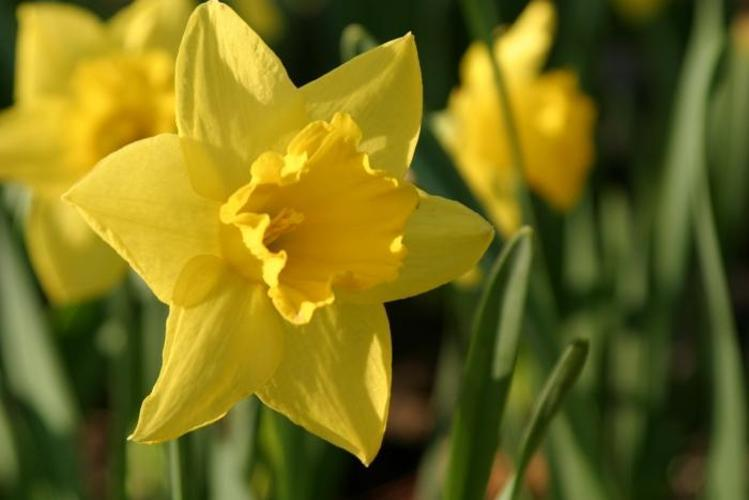
#> input picture assignments/simple_image_search/data/input/flowers/image_0005.jpg, 749 x 500 px
$ python -i prototyping.py   (imports and definitions only)
#> lines starting #> are read from the running program, lines starting #| are printed output that depends on the picture
# need add utility module
# maybe end GUI

import os
import sys
import random
import pandas as pd
import cv2
from tkinter import *
import tkinter.ttk as ttk
from PIL import Image, ImageTk

sys.path.append(os.path.join("..", ".."))

def get_full_paths(directory, files):
    """Return full paths of files in a directory."""
    return [os.path.join(directory, file) for file in files]


def select_random_files(directory, num_to_select=3):
    """Select random files from a directory."""
    files_in_dir = os.listdir(directory)
    return random.sample(files_in_dir, num_to_select)


def create_image_label(mainframe, image, title, i):
    """Create a label with an image and a title."""
#> called with image = 'data/input/flowers/image_0005.jpg', title = 'image_0005.jpg', i = 0
    title_label = Label(mainframe, text=title)
    title_label.grid(row=1, column=i)
    img = Image.open(image)
#> img is the input picture: PIL image 749x500 RGB; mean R, G, B 117, 109.9, 26.6
    resized_img = img.resize((400, 400))
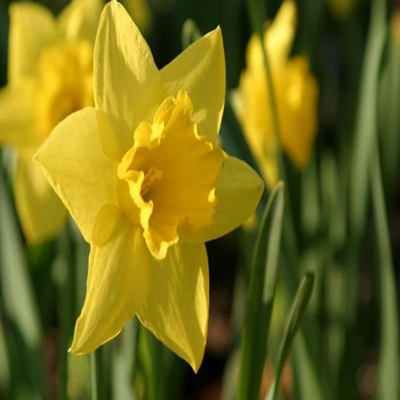
#> resized_img: PIL image 400x400 RGB; mean R, G, B 117, 109.9, 26.6
    photo_image = ImageTk.PhotoImage(resized_img)
    image_label = Label(mainframe, image=photo_image)
    image_label.grid(row=2, column=i, padx=10)
    return photo_image  # Return the PhotoImage object to keep a reference to it


def create_image_button(mainframe, image, root, selected_image, i):
    """Create a button for image selection."""
    image_button = Button(mainframe, width=16, relief="raised", text=f"Select image {i+1}", pady=5,
                          command=lambda: return_selected_image(image, root, selected_image))
    image_button.grid(row=3, column=i)


def return_selected_image(image, root, selected_image):
    """Handle image selection."""
    print(f"[SYSTEM] {os.path.basename(image).split('.')[0]} has been selected!")
    selected_image.append(image)
    root.destroy()


def create_flower_selection_gui(images, image_titles):
    """Create a GUI for flower selection."""
    root = Tk()
    root.title("Simple Image Search")
    root.columnconfigure(0, weight=1)
    root.rowconfigure(0, weight=1)

    mainframe = ttk.Frame(root, padding="3 3 12 12")
    mainframe.grid(column=0, row=0, sticky=(N, W, E, S))

    photo_images = []  # List to store references to PhotoImage objects
    selected_image = []  # Shared variable to store the selected image

    for i, image in enumerate(images):
        photo_image = create_image_label(mainframe, image, image_titles[i], i)
        photo_images.append(photo_image)  # Keep a reference to the PhotoImage object
        create_image_button(mainframe, image, root, selected_image, i)
#> pass 2 of the loop in create_flower_selection_gui, `for i, image in enumerate(images):`:
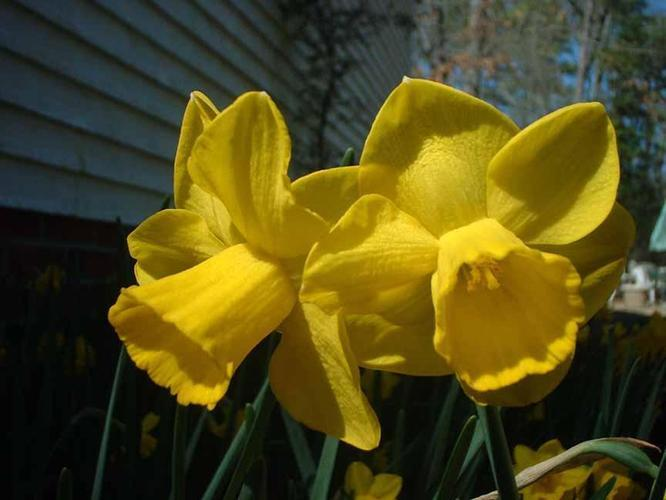
#> input picture assignments/simple_image_search/data/input/flowers/image_0020.jpg, 666 x 500 px
#> in create_image_label, img is the input picture: PIL image 666x500 RGB; mean R, G, B 81.9, 74.8, 25.8
#> in create_image_label (call 2), `resized_img = img.resize((400, 400))`:
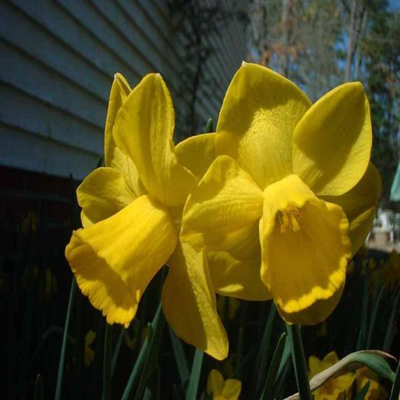
#> resized_img: PIL image 400x400 RGB; mean R, G, B 81.9, 74.8, 25.8
#> pass 3 of the loop in create_flower_selection_gui, `for i, image in enumerate(images):`:
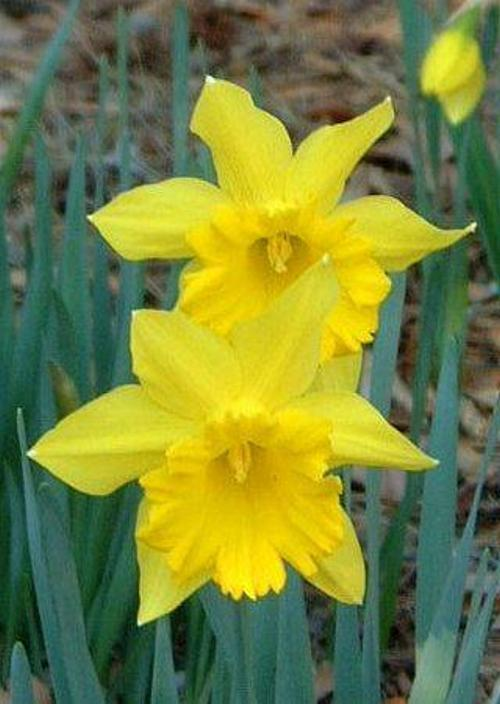
#> input picture assignments/simple_image_search/data/input/flowers/image_0003.jpg, 500 x 704 px
#> in create_image_label, img is the input picture: PIL image 500x704 RGB; mean R, G, B 119.8, 132, 60.2
#> in create_image_label (call 3), `resized_img = img.resize((400, 400))`:
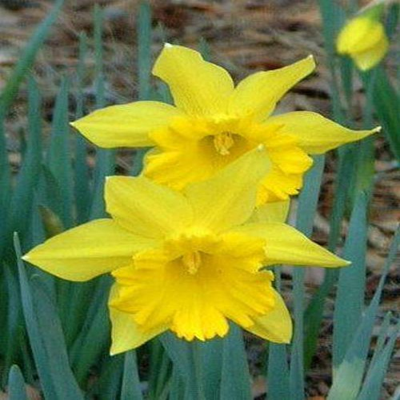
#> resized_img: PIL image 400x400 RGB; mean R, G, B 119.8, 132, 60.2

    root.mainloop()

    return selected_image[0] if selected_image else None


def convert_image_to_greyscale(image):
    """Convert an image to greyscale."""
    return cv2.cvtColor(image, cv2.COLOR_BGR2GRAY)


def calculate_histogram(image, convert_to_greyscale=False):
    """Calculate the histogram of an image."""
    if convert_to_greyscale:
        grey_scale_image = convert_image_to_greyscale(image)
        hist = cv2.calcHist([grey_scale_image], [0], None, [256], [0, 256])
    else:
        hist = cv2.calcHist([image], [0, 1, 2], None, [255, 255, 255], [0, 256, 0, 256, 0, 256])
    return cv2.normalize(hist, hist, 0, 1.0, cv2.NORM_MINMAX)


def compare_histograms(hist_01, hist_02):
    """Compare two histograms."""
    return round(cv2.compareHist(hist_01, hist_02, cv2.HISTCMP_CHISQR), 2)


def load_cv2_image(path):
    """Load an image using cv2."""
    return cv2.imread(path)


def get_highest_value_from_dict(dictionary):
    """Get the highest value from a dictionary."""
    return max(dictionary.values())


def write_dict_to_csv(dictionary, output_path, filename="output.csv"):
    """Write a dictionary to a CSV file."""
    df = pd.DataFrame(list(dictionary.items()), columns=["Filename", "Distance"])
    df.to_csv(os.path.join(output_path, filename) + ".csv", index=False)
    print(f"[SYSTEM] CSV file containing the 5 most similar images has been written to {output_path}")


def compare_images_in_dataset(dataset_path, target_image, output_path, convert_to_greyscale=False):
    """Compare a target image with images in a dataset."""
#> (the run stopped early here; a loop or call above may not have finished)
